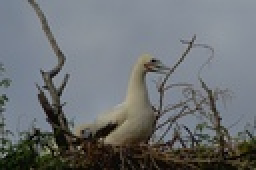
%> input picture The3/CENG466_THE3_Part2/8049.jpg, 128 x 85 px, shrunk from 481 x 321 before the run (shown 2 times larger)
$ octave part2.m   (GNU Octave 9; MATLAB toolbox functions it lacks are replaced by stand-ins)
%> lines starting %> are read from the running program, lines starting %| are printed output that depends on the picture
%Ulascan Deniz Genc  id:2099034
%Ali Alper Y黭sel    id:2036390

clc;
clear;
mkdir('Segmentation_results_algo2');
mkdir('Segmentation_results_algo1');
B1 = imread('CENG466_THE3_Part2/8049.jpg');
%> B1 is the input picture: size 85x128x3 uint8; mean R, G, B 108.7, 112.5, 115
segment(B1,'1');
B2 = imread('CENG466_THE3_Part2/12003.jpg');
segment(B2,'2');
% [48 lines not run here, left out]
function outputimage = segment(I,a)

currentFolder = pwd;
%% parameters
% kmeans parameter
K    = 8;                  % Cluster Numbers
% meanshift parameter
bw   = 0.2;                % Mean Shift Bandwidth
% ncut parameters
SI   = 5;                  % Color similarity
SX   = 6;                  % Spatial similarity
r    = 1.5;                % Spatial threshold (less than r pixels apart)
sNcut = 0.21;              % The smallest Ncut value (threshold) to keep partitioning
sArea = 80;                % The smallest size of area (threshold) to be accepted as a segment
%% compare
Ikm2         = Km2(I,K);                    % Kmeans (color + spatial)
[Ims2, Nms2] = Ms2(I,bw);                   % Mean Shift (color + spatial)

%% show
x= append(currentFolder,'\Segmentation_results_algo1');
x1= append(a,'.jpg');
folder = x;
imwrite(Ikm2,fullfile(folder,x1),'jpg');
x= append(currentFolder,'\Segmentation_results_algo2');
x2= append(a,'.jpg');
folder = x;
imwrite(Ims2,fullfile(folder,x2),'jpg');
end

function [Ims Kms] = Ms2(I,bandwidth)

%% color + spatial (option: bandwidth)
I = im2double(I);
[x,y] = meshgrid(1:size(I,2),1:size(I,1)); L = [y(:)/max(y(:)),x(:)/max(x(:))]; % Spatial Features
C = reshape(I,size(I,1)*size(I,2),3); X = [C,L];                                % Color & Spatial Features
%% MeanShift Segmentation
[clustCent,point2cluster,clustMembsCell] = MeanShiftCluster(X',bandwidth);      % MeanShiftCluster
for i = 1:length(clustMembsCell)                                                % Replace Image Colors With Cluster Centers
X(clustMembsCell{i},:) = repmat(clustCent(:,i)',size(clustMembsCell{i},2),1);
end
Ims = reshape(X(:,1:3),size(I,1),size(I,2),3);                                  % Segmented Image
Kms = length(clustMembsCell);

end

function Ikm = Km2(I,K)
%> called with K = 8

%% color + spatial (option: K (Number of Clusters))
I = im2double(I);
[x,y] = meshgrid(1:size(I,2),1:size(I,1));            % Spatial Features
L = [y(:)/max(y(:)),x(:)/max(x(:))];
C = reshape(I,size(I,1)*size(I,2),3);                 % Color Features
F = [C,L];                                            % Color & Spatial Features
%% Kmeans Segmentation
CENTS = F( ceil(rand(K,1)*size(F,1)) ,:);             % Cluster Centers
DAL   = zeros(size(F,1),K+2);                         % Distances and Labels
KMI   = 10;                                           % K-means Iteration
for n = 1:KMI
   for i = 1:size(F,1)
      for j = 1:K
        DAL(i,j) = norm(F(i,:) - CENTS(j,:));
      end
      [Distance CN] = min(DAL(i,1:K));                % 1:K are Distance from Cluster Centers 1:K
      DAL(i,K+1) = CN;                                % K+1 is Cluster Label
      DAL(i,K+2) = Distance;                          % K+2 is Minimum Distance
   end
   for i = 1:K
      A = (DAL(:,K+1) == i);                          % Cluster K Points
      CENTS(i,:) = mean(F(A,:));                      % New Cluster Centers
      if sum(isnan(CENTS(:))) ~= 0                    % If CENTS(i,:) Is Nan Then Replace It With Random Point
         NC = find(isnan(CENTS(:,1)) == 1);           % Find Nan Centers
         for Ind = 1:size(NC,1)
         CENTS(NC(Ind),:) = F(randi(size(F,1)),:);
         end
      end
   end
end
%> after the loop, CENTS = [0.532 0.562 0.601 0.226 0.843; 0.527 0.556 0.593 0.179 0.503; 0.446 0.475 0.497 0.637 0.128; 0.492 0.522 0.562 0.215 0.164; 0.524 0.533 0.528 0.567 0.443; 0.216 0.193 0.147 0.86 0.737; 0.46 0.479 0.503 0.628 0.804; 0.146 0.139 0.0934 0.861 0.262]

X = zeros(size(F));
for i = 1:K
idx = find(DAL(:,K+1) == i);
X(idx,:) = repmat(CENTS(i,:),size(idx,1),1);
end
Ikm = reshape(X(:,1:3),size(I,1),size(I,2),3);
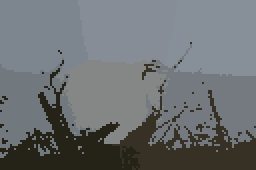
%> Ikm: size 85x128x3 double (shown 2 times larger); mean R, G, B 0.426, 0.441, 0.451; mean of the top-left, top-right, bottom-left and bottom-right quarters 0.527, 0.548, 0.333, 0.354

end

function [clustCent,data2cluster,cluster2dataCell] = MeanShiftCluster(dataPts,bandWidth,plotFlag)
%> called with bandWidth = 0.2
%perform MeanShift Clustering of data using a flat kernel
%
% ---INPUT---
% dataPts           - input data, (numDim x numPts)
% bandWidth         - is bandwidth parameter (scalar)
% plotFlag          - display output if 2 or 3 D    (logical)
% ---OUTPUT---
% clustCent         - is locations of cluster centers (numDim x numClust)
% data2cluster      - for every data point which cluster it belongs to (numPts)
% cluster2dataCell  - for every cluster which points are in it (numClust)
%
% Bryan Feldman 02/24/06
% MeanShift first appears in
% K. Funkunaga and L.D. Hosteler, "The Estimation of the Gradient of a
% Density Function, with Applications in Pattern Recognition"

%*** Check input ****
if nargin < 2
    error('no bandwidth specified')
end

if nargin < 3
    plotFlag = false;
end

%**** Initialize stuff ***
[numDim,numPts] = size(dataPts);
%> numDim = 5; numPts = 10880
numClust        = 0;
bandSq          = bandWidth^2;
initPtInds      = 1:numPts;
maxPos          = max(dataPts,[],2);                          %biggest size in each dimension
%> maxPos = [0.678; 0.671; 0.663; 1; 1]
minPos          = min(dataPts,[],2);                          %smallest size in each dimension
%> minPos = [0; 0; 0; 0.0118; 0.00781]
boundBox        = maxPos-minPos;                        %bounding box size
%> boundBox = [0.678; 0.671; 0.663; 0.988; 0.992]
sizeSpace       = norm(boundBox);                       %indicator of size of data space
%> sizeSpace = 1.82
stopThresh      = 1e-3*bandWidth;                       %when mean has converged
clustCent       = [];                                   %center of clust
beenVisitedFlag = zeros(1,numPts,'uint8');              %track if a points been seen already
numInitPts      = numPts;                               %number of points to posibaly use as initilization points
%> numInitPts = 10880
clusterVotes    = zeros(1,numPts,'uint16');             %used to resolve conflicts on cluster membership


while numInitPts

    tempInd         = ceil( (numInitPts-1e-6)*rand);        %pick a random seed point
    stInd           = initPtInds(tempInd);                  %use this point as start of mean
    myMean          = dataPts(:,stInd);                           % intilize mean to this points location
    myMembers       = [];                                   % points that will get added to this cluster
    thisClusterVotes    = zeros(1,numPts,'uint16');         %used to resolve conflicts on cluster membership

    while 1     %loop untill convergence

        sqDistToAll = sum((repmat(myMean,1,numPts) - dataPts).^2);    %dist squared from mean to all points still active
        inInds      = find(sqDistToAll < bandSq);               %points within bandWidth
        thisClusterVotes(inInds) = thisClusterVotes(inInds)+1;  %add a vote for all the in points belonging to this cluster


        myOldMean   = myMean;                                   %save the old mean
        myMean      = mean(dataPts(:,inInds),2);                %compute the new mean
        myMembers   = [myMembers inInds];                       %add any point within bandWidth to the cluster
        beenVisitedFlag(myMembers) = 1;                         %mark that these points have been visited

        %*** plot stuff ****
        if plotFlag
            figure(12345),clf,hold on
            if numDim == 2
                plot(dataPts(1,:),dataPts(2,:),'.')
                plot(dataPts(1,myMembers),dataPts(2,myMembers),'ys')
                plot(myMean(1),myMean(2),'go')
                plot(myOldMean(1),myOldMean(2),'rd')
                pause(.1)
            end
        end

        %**** if mean doesn't move much stop this cluster ***
        if norm(myMean-myOldMean) < stopThresh

            %check for merge posibilities
            mergeWith = 0;
            for cN = 1:numClust
                distToOther = norm(myMean-clustCent(:,cN));     %distance from posible new clust max to old clust max
                if distToOther < bandWidth/2                    %if its within bandwidth/2 merge new and old
                    mergeWith = cN;
                    break;
                end
            end


            if mergeWith > 0    % something to merge
                clustCent(:,mergeWith)       = 0.5*(myMean+clustCent(:,mergeWith));             %record the max as the mean of the two merged (I know biased twoards new ones)
                %clustMembsCell{mergeWith}    = unique([clustMembsCell{mergeWith} myMembers]);   %record which points inside
                clusterVotes(mergeWith,:)    = clusterVotes(mergeWith,:) + thisClusterVotes;    %add these votes to the merged cluster
            else    %its a new cluster
                numClust                    = numClust+1;                   %increment clusters
                clustCent(:,numClust)       = myMean;                       %record the mean
                %clustMembsCell{numClust}    = myMembers;                    %store my members
                clusterVotes(numClust,:)    = thisClusterVotes;
            end

            break;
        end

    end

    initPtInds      = find(beenVisitedFlag == 0);           %we can initialize with any of the points not yet visited
    numInitPts      = length(initPtInds);                   %number of active points in set

end
%> this loop made 43 passes
%> (stInd, numInitPts) on passes 2 to 13: (6933, 6254), (9094, 5784), (3059, 4954), (1453, 4086), (6188, 3742), (4542, 3024), (1150, 2346), (10014, 2159), (10612, 1908), (5911, 1651), (7129, 1541), (1621, 1460)
%> (stInd, initPtInds, numInitPts) on passes 37 to 42: (2116, [334 1276 6689 7970 8097 8975 9063 9150 9151 9325 10857], 11), (9325, [334 1276 6689 8097 10857], 5), (334, [1276 6689 8097 10857], 4), (8097, [1276 6689 10857], 3), (1276, [6689 10857], 2), (10857, 6689, 1)
%> after the loop, clustCent = [0.527 0.537 0.201 0.123 0.234 0.359 0.238; 0.558 0.568 0.181 0.0955 0.209 0.353 0.234; 0.595 0.606 0.121 0.0542 0.153 0.337 0.218; 0.197 0.183 0.907 0.907 0.895 0.164 0.572; 0.416 0.819 0.836 0.371 0.791 0.182 0.21]; distToOther = 0.00695; mergeWith = 4; numClust = 7

[val,data2cluster] = max(clusterVotes,[],1);                %a point belongs to the cluster with the most votes

%*** If they want the cluster2data cell find it for them
if nargout > 2
    cluster2dataCell = cell(numClust,1);
%> cluster2dataCell = {[], [], [], [], [], [], []}
    for cN = 1:numClust
        myMembers = find(data2cluster == cN);
        cluster2dataCell{cN} = myMembers;
    end
%> this loop made 7 passes
%> after the loop, cluster2dataCell = 7 items
%> the loop in Ms2, `for i = 1:length(clustMembsCell)` made 7 passes
%> in Ms2, `Ims = reshape(X(:,1:3),size(I,1),size(I,2),3);`:
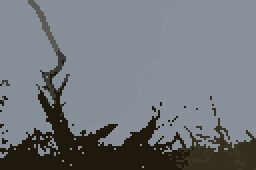
%> Ims: size 85x128x3 double (shown 2 times larger); mean R, G, B 0.448, 0.466, 0.486
%> in Ms2, `Kms = length(clustMembsCell);`: Kms = 7
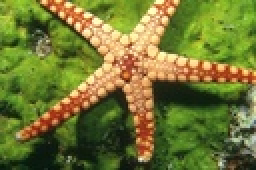
%> input picture The3/CENG466_THE3_Part2/12003.jpg, 128 x 85 px, shrunk from 481 x 321 before the run (shown 2 times larger)
%> further down, B2 is the input picture: size 85x128x3 uint8; mean R, G, B 113.6, 118.7, 50.3
%> the run ends on the next line
end
end
